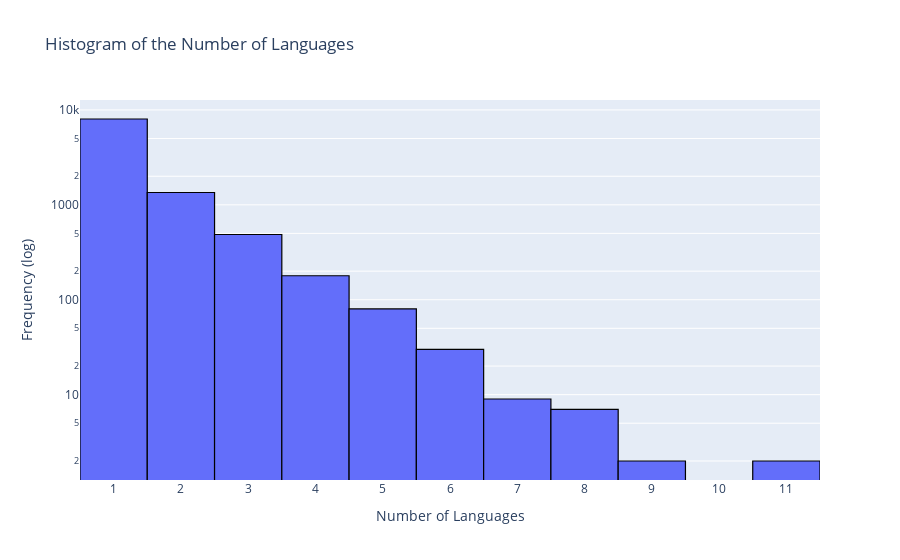

This figure's notebook cell:
### Code cell
# Calculate the number of languages for each movie
number_of_languages = movies_clean_languages.drop_duplicates(subset='Wiki_ID')['languages'].dropna().apply(lambda x: len(x))

# Create an interactive histogram
fig = go.Figure(data=[go.Histogram(
    x=number_of_languages,
    xbins=dict(start=0.5, end=14.5, size=1),  # Bin size and range
    marker=dict(line=dict(width=1.2, color='black')),  # Border line for each bin
    autobinx=False  # Disable automatic bin sizing
)])

# Update the layout
fig.update_layout(
    title='Histogram of the Number of Languages',
    xaxis=dict(
        title='Number of Languages',
        dtick=1  
    ),
    yaxis=dict(
        title='Frequency (log)',
        type='log' 
    ),
    bargap=0  
)

# Save the plot as an HTML file
#offline.plot(fig, filename='docs/plots/nb_languages.html', auto_open=False)

# Show the figure
fig.show()

### Figure 1 — Plotly figure (JSON) as saved in the notebook; plotly's stock layout.template omitted (floating-point values rounded to 4 significant figures; data arrays with more than 128 entries replaced by an {"elided": "..."} marker saying what was removed)
{"data": [{"autobinx": false, "marker": {"line": {"color": "black", "width": 1.2}}, "type": "histogram", "x": {"elided": "10489 int values"}, "xbins": {"end": 14.5, "size": 1, "start": 0.5}}], "layout": {"bargap": 0, "title": {"text": "Histogram of the Number of Languages"}, "xaxis": {"dtick": 1, "title": {"text": "Number of Languages"}}, "yaxis": {"title": {"text": "Frequency (log)"}, "type": "log"}}}
